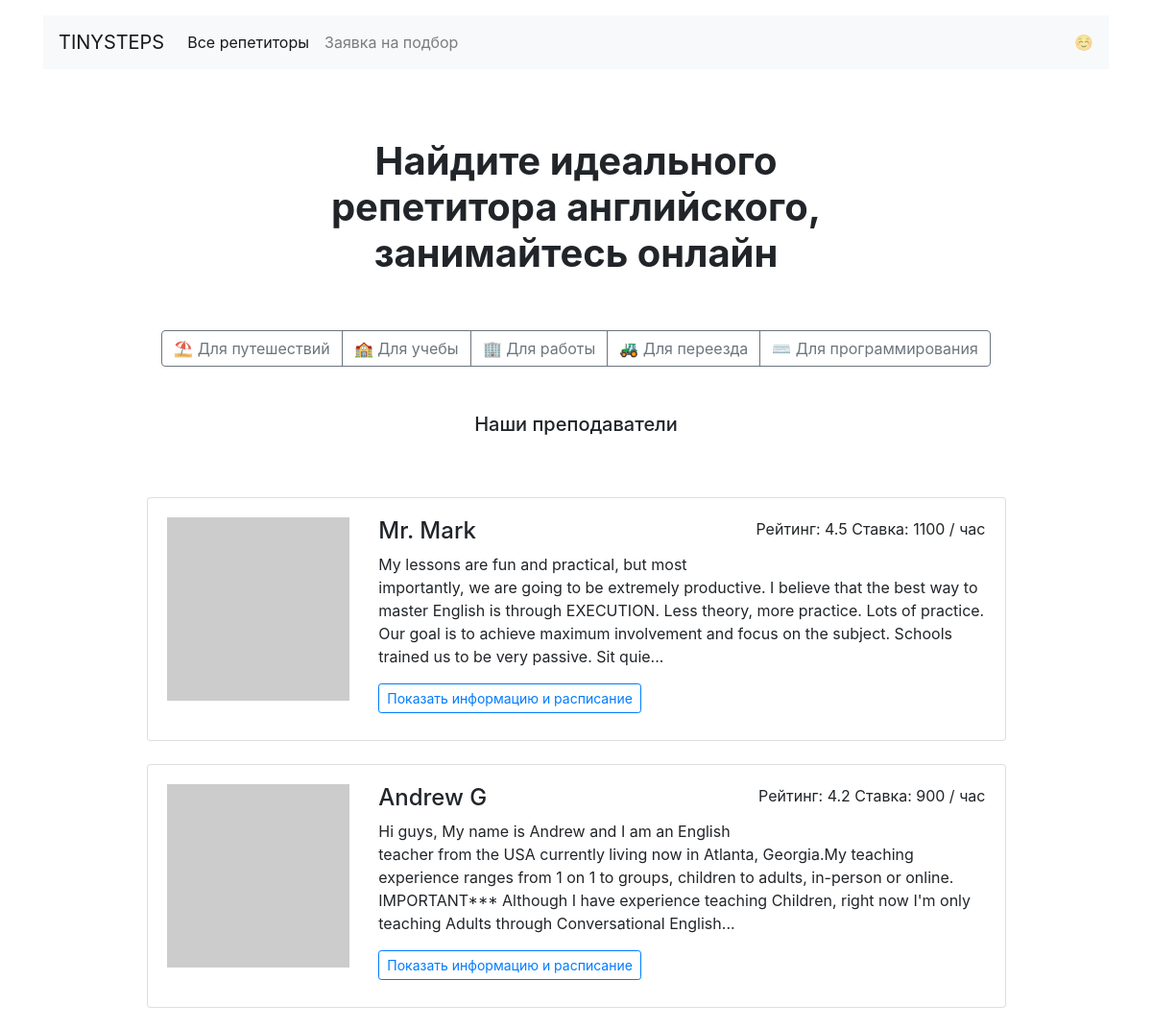
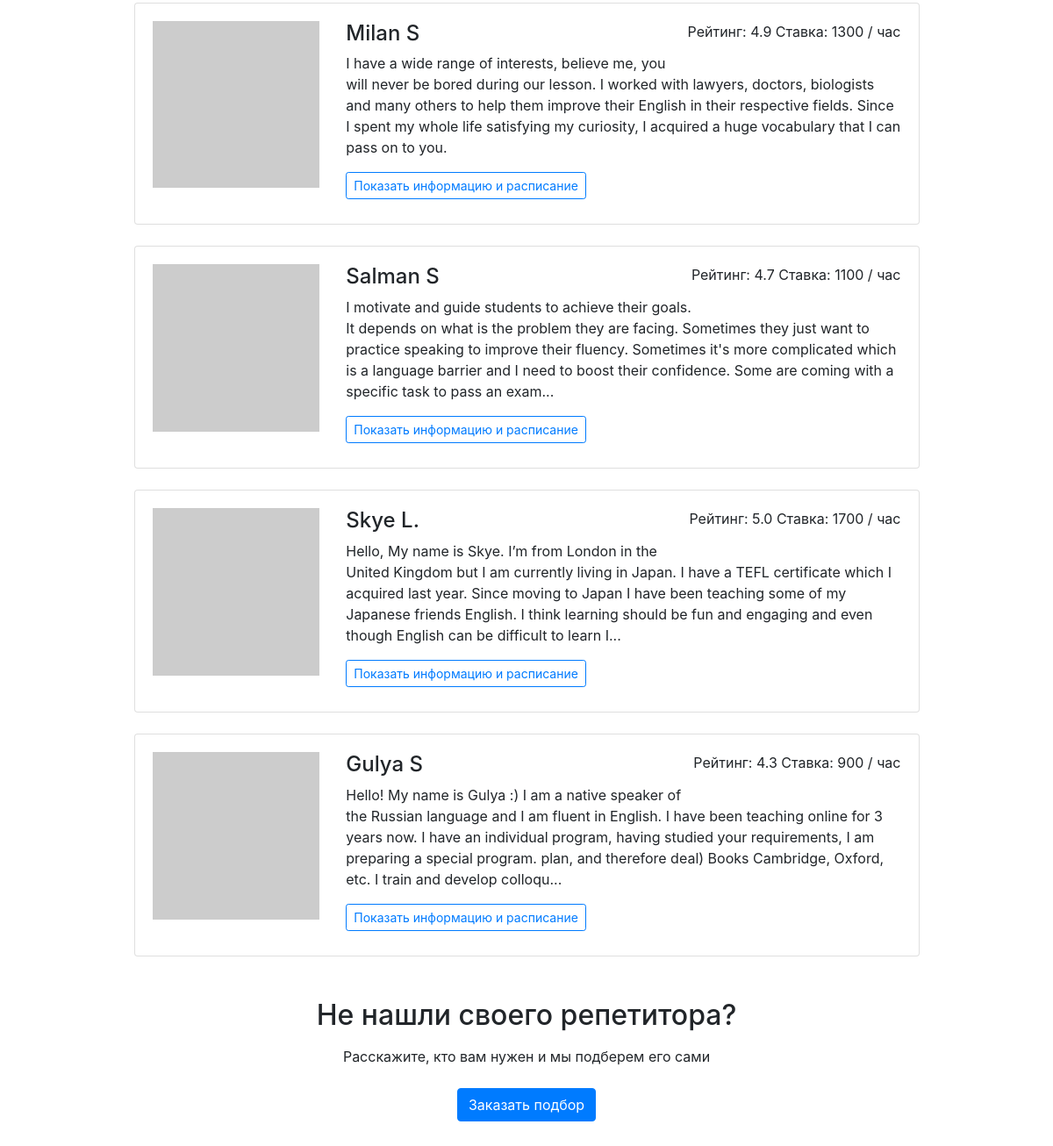
The page / on the database its author committed (2 pictures, top to bottom).
### models.py (models this page shows)
class Goal(db.Model):
    __tablename__ = "goals"
    id = db.Column(db.Integer, primary_key=True)
    name_slug = db.Column(db.String, nullable=False)
    name = db.Column(db.String, nullable=False)
    name_symvol = db.Column(db.String(1), nullable=False)
    teachers = db.relationship(
        "Teacher", secondary=asocciation_table, back_populates="goals"
    )

class Teacher(db.Model):
    __tablename__ = "teachers"
    id = db.Column(db.Integer, primary_key=True)
    name = db.Column(db.String, nullable=False)
    about = db.Column(db.String, nullable=False)
    rating = db.Column(db.Float, nullable=False)
    picture = db.Column(db.String, nullable=False)
    price = db.Column(db.Integer, nullable=False)
    free = db.Column(db.String, nullable=False)
    goals = db.relationship(
        "Goal", secondary=asocciation_table, back_populates="teachers"
    )
    bookings = db.relationship('Booking', back_populates='teachers')

### views.py (the view)
@app.route("/")
def index_view():
    teachers = Teacher.query.all()
    goals = Goal.query.all()
    random.shuffle(teachers)
    return render_template("index.html", goals=goals, teachers=teachers[:6])

### templates/index.html (shortened to what this page needs)
{% extends 'base.html' %}
{% block content %}
<main class="container mt-3 mb-5">
    <section>
        <h1 class="h1 text-center mx-auto mt-4 py-5"><strong>Найдите идеального <br>репетитора английского, <br>занимайтесь
            онлайн</strong></h1>
        <div class="text-center mb-5">
            <div class="btn-group mx-auto mb-0" role="group" aria-label="Basic example">
                {% for goal in goals %}
                <a href="/goal/{{ goal.name_slug }}/" class="btn btn-outline-secondary">{{ goal.name_symvol }} {{ goal.name }}</a>
                {% endfor %}
            </div>
        </div>
        <h2 class="h5 text-center mb-5">Наши преподаватели</h2>
        <div class="col-12 col-lg-10 offset-lg-1 m-auto">
            {% for teacher in teachers%}
            <div class="card mb-4">
                <div class="card-body">
                    <div class="row">
                        <div class="col-3"><img src="{{teacher.picture}}" class="img-fluid" alt=""></div>
                        <div class="col-9">
                            <p class="float-right">Рейтинг: {{teacher.rating}} Ставка: {{ teacher.price }} /
                                час</p>
                            <h2 class="h4">{{ teacher.name }}</h2>
                            <p> {{ teacher.about | truncate(330, True)}} </p>
                            <a href="/profile/{{ teacher.id }}/" class="btn btn-outline-primary btn-sm mr-3
                            mb-2">Показать информацию и расписание</a>
                        </div>
                    </div>
                </div>
            </div>
            {% endfor %}
        </div>
    </section>
        <h2 class="text-center mt-5 mb-3">Не нашли своего репетитора?</h2>
        <p class="text-center mb-4">Расскажите, кто вам нужен и мы подберем его сами</p>
        <div class="text-center pb-5">
            <a href="/request/" class="btn btn-primary">Заказать подбор</a>
        </div>
</main>
{% endblock %}

### templates/base.html (shortened to what this page needs)
<!DOCTYPE html>
<html lang="ru">
<head>
    <link rel="stylesheet" href="https://stackpath.bootstrapcdn.com/bootstrap/4.3.1/css/bootstrap.min.css"
>
</head>
<body>
<header class="container mt-3">
    <nav class="navbar navbar-expand-lg navbar-light bg-light">
        <a class="navbar-brand" href="/">TINYSTEPS</a>
        <div class="collapse navbar-collapse" id="navbarNav">
            <ul class="navbar-nav">
                <li class="nav-item active">
                    <a class="nav-link" href="/all/">Все репетиторы</a>
                </li>
                <li class="nav-item">
                    <a class="nav-link" href="/request/">Заявка на подбор</a>
                </li>
            </ul>
        </div>
        <span class="navbar-text d-sm-none d-lg-block">
        ☺️
      </span>
    </nav>
</header>
{% block content %} {% endblock %}
</body>
</html>

### rows shown on the page
Goal: name_symvol "⛱", name "Для путешествий"
Goal: name_symvol "🏫", name "Для учебы"
Goal: name_symvol "🏢", name "Для работы"
Goal: name_symvol "🚜", name "Для переезда"
Goal: name_symvol "⌨", name "Для программирования"
Teacher: rating "4.5", price "1100", name "Mr. Mark", about "My lessons are fun and practical, but most importantly, we are going to be extremely productive. I believe that the best way to master English is through EXECUTION. Less theory, more practice. Lots of practice. Our goal is to achieve maximum involvement and focus on the subject. Schools trained us to be very passive. Sit quie..."
Teacher: rating "4.2", price "900", name "Andrew G", about "Hi guys, My name is Andrew and I am an English teacher from the USA currently living now in Atlanta, Georgia.My teaching experience ranges from 1 on 1 to groups, children to adults, in-person or online. IMPORTANT*** Although I have experience teaching Children, right now I'm only teaching Adults through Conversational English..."
Teacher: rating "4.9", price "1300", name "Milan S", about "I have a wide range of interests, believe me, you will never be bored during our lesson. I worked with lawyers, doctors, biologists and many others to help them improve their English in their respective fields. Since I spent my whole life satisfying my curiosity, I acquired a huge vocabulary that I can pass on to you."
Teacher: rating "4.7", price "1100", name "Salman S", about "I motivate and guide students to achieve their goals. It depends on what is the problem they are facing. Sometimes they just want to practice speaking to improve their fluency. Sometimes it's more complicated which is a language barrier and I need to boost their confidence. Some are coming with a specific task to pass an exam..."
Teacher: rating "5.0", price "1700", name "Skye L.", about "Hello, My name is Skye. I’m from London in the United Kingdom but I am currently living in Japan. I have a TEFL certificate which I acquired last year. Since moving to Japan I have been teaching some of my Japanese friends English. I think learning should be fun and engaging and even though English can be difficult to learn I..."
Teacher: rating "4.3", price "900", name "Gulya S", about "Hello! My name is Gulya :) I am a native speaker of the Russian language and I am fluent in English. I have been teaching online for 3 years now. I have an individual program, having studied your requirements, I am preparing a special program. plan, and therefore deal) Books Cambridge, Oxford, etc. I train and develop colloqu..."
